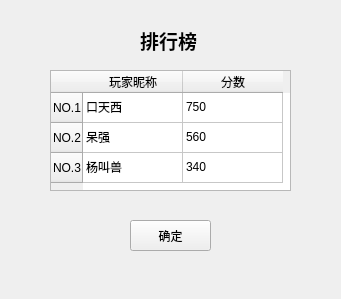
<?xml version="1.0" encoding="UTF-8"?>
<ui version="4.0">
 <class>RankList</class>
 <widget class="QWidget" name="RankList">
  <property name="geometry">
   <rect>
    <x>0</x>
    <y>0</y>
    <width>341</width>
    <height>299</height>
   </rect>
  </property>
  <property name="windowTitle">
   <string>Form</string>
  </property>
  <widget class="QLabel" name="label">
   <property name="geometry">
    <rect>
     <x>140</x>
     <y>10</y>
     <width>81</width>
     <height>61</height>
    </rect>
   </property>
   <property name="font">
    <font>
     <family>04b_03</family>
     <pointsize>14</pointsize>
     <weight>75</weight>
     <italic>false</italic>
     <bold>true</bold>
    </font>
   </property>
   <property name="text">
    <string>排行榜</string>
   </property>
  </widget>
  <widget class="QPushButton" name="pushButton">
   <property name="geometry">
    <rect>
     <x>130</x>
     <y>220</y>
     <width>81</width>
     <height>31</height>
    </rect>
   </property>
   <property name="text">
    <string>确定</string>
   </property>
  </widget>
  <widget class="QTableWidget" name="tableWidget">
   <property name="geometry">
    <rect>
     <x>50</x>
     <y>70</y>
     <width>241</width>
     <height>121</height>
    </rect>
   </property>
   <row>
    <property name="text">
     <string>NO.1</string>
    </property>
   </row>
   <row>
    <property name="text">
     <string>NO.2</string>
    </property>
   </row>
   <row>
    <property name="text">
     <string>NO.3</string>
    </property>
   </row>
   <column>
    <property name="text">
     <string>玩家昵称</string>
    </property>
   </column>
   <column>
    <property name="text">
     <string>分数</string>
    </property>
   </column>
   <item row="0" column="0">
    <property name="text">
     <string>口天西</string>
    </property>
   </item>
   <item row="0" column="1">
    <property name="text">
     <string>750</string>
    </property>
   </item>
   <item row="1" column="0">
    <property name="text">
     <string>呆强</string>
    </property>
   </item>
   <item row="1" column="1">
    <property name="text">
     <string>560</string>
    </property>
   </item>
   <item row="2" column="0">
    <property name="text">
     <string>杨叫兽</string>
    </property>
   </item>
   <item row="2" column="1">
    <property name="text">
     <string>340</string>
    </property>
   </item>
  </widget>
 </widget>
 <resources/>
 <connections>
  <connection>
   <sender>pushButton</sender>
   <signal>clicked()</signal>
   <receiver>RankList</receiver>
   <slot>close()</slot>
   <hints>
    <hint type="sourcelabel">
     <x>147</x>
     <y>264</y>
    </hint>
    <hint type="destinationlabel">
     <x>69</x>
     <y>259</y>
    </hint>
   </hints>
  </connection>
 </connections>
</ui>
